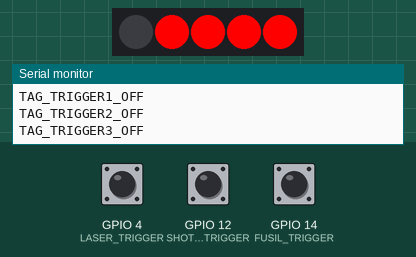
A sketch run on a simulated ESP32. Parts: 5 RGB LEDs in strip order, left to right, the last lines printed to the serial monitor. The test bench sets the inputs (shaded band); at power-on: GPIO 4 (LASER_TRIGGER) HIGH, GPIO 12 (SHOTGUN_TRIGGER) HIGH, GPIO 14 (FUSIL_TRIGGER) HIGH. Nothing arrives over Bluetooth unless stated.

Above: at 5.2 s.
5.3 s: GPIO 4 (LASER_TRIGGER) pulled LOW for 0.15 s
At 5.9 s:
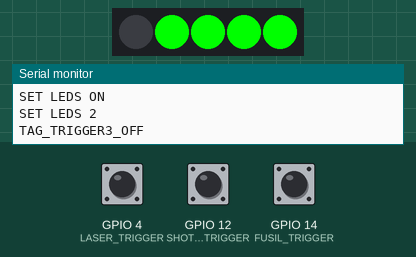
6.9 s: GPIO 4 (LASER_TRIGGER) pulled LOW for 1 s
At 8.3 s:
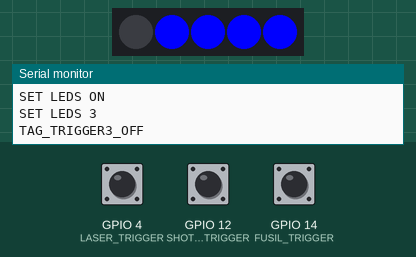
9.4 s: GPIO 4 (LASER_TRIGGER) pulled LOW for 0.15 s
At 10.1 s:
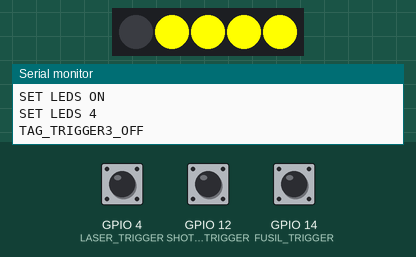
11.0 s: GPIO 4 (LASER_TRIGGER) pulled LOW for 3.2 s
At 11.4 s:
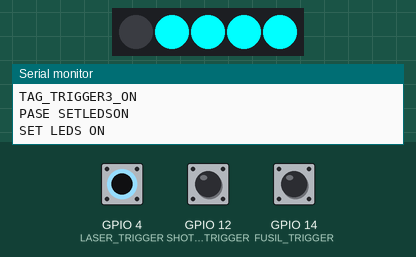
15.7 s: GPIO 4 (LASER_TRIGGER) pulled LOW for 0.15 s
At 16.2 s:
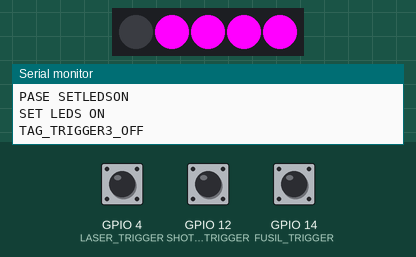
Timing chart, 0 to 18.3 s (numbered marks = the images above; inputs shaded):
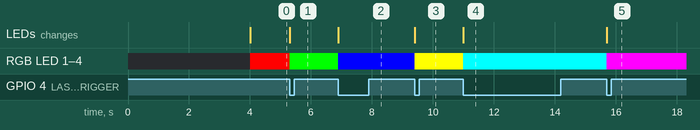

Measured:
- after the input at 5.3 s, RGB LED 1–4: RGB(255, 0, 0) → RGB(0, 255, 0) at once; the LEDs: change at once (image 1)
- after the input at 6.9 s, RGB LED 1–4: RGB(0, 255, 0) → RGB(0, 0, 255) at once; the LEDs: change at once (image 2)
- after the input at 9.4 s, RGB LED 1–4: RGB(0, 0, 255) → RGB(255, 255, 0) at once; the LEDs: change at once (image 3)
- after the input at 11.0 s, RGB LED 1–4: RGB(255, 255, 0) → RGB(0, 255, 255) at once; the LEDs: change at once (image 4)
- after the input at 15.7 s, RGB LED 1–4: RGB(0, 255, 255) → RGB(255, 0, 255) at once; the LEDs: change at once (image 5)

The sketch:

WeaponFirmware.ino
```cpp
//#include <SparkFunMPU9250-DMP.h>
//#include "ESP32Sound.h"
#include "BluetoothSerial.h"
#include <FastLED.h>

//
// ARDUINO UPLOAD FIRMWARE PARAMETERS
//
// Placa: DOIT ESP32 DEVKIT V1
// Upload Speed: 115200
// Flash Frecuency: 80 MHZ
// Core Debug Level: None
// Port: Card Detected
//

// FIRMWARE OLED SCREEN
// MPU9250          OLED          BATTERY         ACTUATOR      TRIGGER1      TRIGGER2        LEDS          BUTTON
// -------------    ----------    -----------     ----------    -----------   -----------     -----------   -----------
// 3V3  ->  3V3     DO  ->  15    VCC ->  VIN     IN1 ->        D0  ->        D0  ->          DIN ->  32    D0  ->
// GND  ->  GND     D1  ->  2     GND ->  GND     IN2 ->        GND ->  GND   GND ->  GND     5V  ->  3V3   GND ->  GND
// SCL  ->  22      RS  ->  4                                                                 GND ->  GND
// SDA  ->  21      DC  ->  5
//                  CS  ->  18

// FIRMWARE NO OLED
// MPU9250          BATTERY         ACTUATOR      TRIGGER1      TRIGGER2        LEDS          BUTTON
// -------------    -----------     ----------    -----------   -----------     -----------   -----------
// 3V3  ->  3V3     VCC ->  VIN     IN1 -> 3      D0  ->  12    D0  ->  14      DIN ->  2     D0  ->  4
// GND  ->  GND     GND ->  GND     IN2 -> 5      GND ->  GND   GND ->  GND     5V  ->  3V3   GND ->  GND
// SCL  ->  22                                                                  GND ->  GND
// SDA  ->  21

// USABLE IOs
// (13),(12),(14),(27),(26),(25),33,(32)
// (15),(2),(4),16,17,(5),(18),19,(21),(22),23
// NOT USABLE IOs
// 34, 35 (RX1, TX1)
// 1, 3   (RX0, TX0)

#if !defined(CONFIG_BT_ENABLED) || !defined(CONFIG_BLUEDROID_ENABLED)
#error Bluetooth is not enabled! Please run `make menuconfig` to and enable it
#endif

//Define Bluetooth Configuration
#define BL_IDENTIFIER       "ZAPZAP_LeoCosplay"
#define IMU_VALUES_FORMAT   "TR|1|%f,%f,%f,%f,%i,%i,%i"

#define VERBOSE
//#define VERBOSE_ROTATION

//Define FastLed Configuration
#define LED_PIN             2
#define NUM_LEDS            5     //(2 Leds para cada Indicador de Tag)
#define COLOR_ORDER         GRB
#define CHANNEL             0

// Define Buttons Configuration
#define FUSIL_TRIGGER     14
#define SHOTGUN_TRIGGER   12
#define LASER_TRIGGER     4

// Variables for triggers buttons state
byte fusilTriggerState = 0;
byte lastFusilTriggerState = 0;
byte shotgunTriggerState = 0;
byte lastShotgunTriggerState = 0;
byte laserTriggerState = 0;
byte lastLaserTriggerState = 0;

byte trigger1State = 0;
byte trigger2State = 0;
byte trigger3State = 0;

int ledColorChange = 1;

//BlueTooth Serial
BluetoothSerial SerialBT;

// Initialize Leds Array
CRGB leds[NUM_LEDS];

/*
// Initiaze IMU
MPU9250_DMP imu;
char rotation[44];

//Default IMU Orientation (Z to Up, Y Axis to the front, X to the right)
const signed char orientationDefault[9] = {
  1, 0, 0,
  0, 1, 0,
  0, 0, 1 };
*/
void setup() {
  Serial.begin(500000);

  //Configure Tag Leds
  FastLED.addLeds<WS2812, LED_PIN, COLOR_ORDER>(leds, NUM_LEDS);
  FastLED.setBrightness(255);
  pinMode(LED_PIN, OUTPUT);
  digitalWrite(LED_PIN, LOW);

  // Configure triggers GPIOs
  pinMode(FUSIL_TRIGGER, INPUT_PULLUP);
  pinMode(SHOTGUN_TRIGGER, INPUT_PULLUP);
  pinMode(LASER_TRIGGER, INPUT_PULLUP);
  /*
  // MP9250
  if (imu.begin() != INV_SUCCESS)
  {
    while (1)
    {
      #ifdef VERBOSE
        Serial.println("Unable to communicate with MPU-9250");
        Serial.println("Check connections, and try again.");
        Serial.println();
      #endif

      delay(3000);
    }
  }

  // Initialize the digital motion processor (DMP)
  imu.dmpBegin(DMP_FEATURE_SEND_RAW_ACCEL | // Send accelerometer data
                 DMP_FEATURE_GYRO_CAL       | // Calibrate the gyro data
                 DMP_FEATURE_SEND_CAL_GYRO  | // Send calibrated gyro data
                 DMP_FEATURE_6X_LP_QUAT     , // Calculate quat's with accel/gyro
                 60);                         // Set update rate to 10Hz.

  imu.dmpSetOrientation(orientationDefault);
  */
  delay(3000);
  SerialBT.begin(BL_IDENTIFIER); //Bluetooth device name
  delay(1000);

  setLedsOn(ledColorChange);

  #ifdef VERBOSE
    Serial.println("The device started, now you can pair it with bluetooth!");
    Serial.println("Leds On");
  #endif
}

void loop() {
  //IMURotation();
    CheckForTriggers();
}
/*
void IMURotation()
{
  String output;
  unsigned short fifoCnt;
  inv_error_t result;

  fifoCnt = imu.fifoAvailable();

  if ( fifoCnt > 0) {
    result = imu.dmpUpdateFifo();

    if ( result == INV_SUCCESS) {
      imu.computeEulerAngles();
      output = "";

      float q0 = imu.calcQuat(imu.qx);
      float q1 = imu.calcQuat(imu.qy);
      float q2 = imu.calcQuat(imu.qz);
      float q3 = imu.calcQuat(imu.qw);

      sprintf(rotation, IMU_VALUES_FORMAT, q0, q1, q2, q3, trigger1State, trigger2State, trigger3State);
      SerialBT.println(rotation);

      #ifdef VERBOSE_ROTATION
        Serial.println(rotation);
      #endif
    }
    else{
      #ifdef VERBOSE
        Serial.println("Error getting IMU Values");
      #endif
    }
  }
}
*/

//Change Led Color
void setPixel(int Pixel, byte red, byte green, byte blue) {
   leds[Pixel].r = red;
   leds[Pixel].g = green;
   leds[Pixel].b = blue;
}

//Turn On Tag Leds
void setLedsOn(int ledColor) {
  #ifdef VERBOSE
    Serial.println("SET LEDS ON");
  #endif
  switch(ledColor)
  {
    case 1: // Red & White (Player 1)
      setPixel(1, 255, 0, 0); //RED
      setPixel(2, 255, 0, 0); //RED
      setPixel(3, 255, 0, 0); //RED
      setPixel(4, 255, 0, 0); //RED
      #ifdef VERBOSE
        Serial.println("SET LEDS 1");
      #endif
      break;
    case 2: // Green & Yellow (Gun 1)
      setPixel(1, 0, 255, 0);
      setPixel(2, 0, 255, 0);
      setPixel(3, 0, 255, 0);
      setPixel(4, 0, 255, 0);
      #ifdef VERBOSE
        Serial.println("SET LEDS 2");
      #endif
      break;
    case 3: // Blue
      setPixel(1, 0, 0, 255);
      setPixel(2, 0, 0, 255);
      setPixel(3, 0, 0, 255);
      setPixel(4, 0, 0, 255);
      #ifdef VERBOSE
        Serial.println("SET LEDS 3");
      #endif
      break;
    case 4: // Yellow
      setPixel(1, 255, 255, 0);
      setPixel(2, 255, 255, 0);
      setPixel(3, 255, 255, 0);
      setPixel(4, 255, 255, 0);
      #ifdef VERBOSE
        Serial.println("SET LEDS 4");
      #endif
      break;
    case 5: // Cyan
      setPixel(1, 0, 255, 255);
      setPixel(2, 0, 255, 255);
      setPixel(3, 0, 255, 255);
      setPixel(4, 0, 255, 255);
      break;
    case 6: // Pink
      setPixel(1, 255, 0, 255);
      setPixel(2, 255, 0, 255);
      setPixel(3, 255, 0, 255);
      setPixel(4, 255, 0, 255);
      break;
  }

  FastLED.show();
}

void CheckForTriggers()
{
  // Read trigger buttons state
  fusilTriggerState = digitalRead(FUSIL_TRIGGER);
  shotgunTriggerState = digitalRead(SHOTGUN_TRIGGER);
  laserTriggerState = digitalRead(LASER_TRIGGER);

  //If a trigger state changed
  if (fusilTriggerState != lastFusilTriggerState || shotgunTriggerState != lastShotgunTriggerState || laserTriggerState != lastLaserTriggerState) {
    // compare the buttonState to its previous state
    if (fusilTriggerState != lastFusilTriggerState) {
      // if trigger pressed simulate recoil
      if (fusilTriggerState == LOW) {

        #ifdef VERBOSE
          Serial.println("TAG_TRIGGER1_ON");
        #endif

        trigger1State = 1;

      }
      else{
          #ifdef VERBOSE
            Serial.println("TAG_TRIGGER1_OFF");
          #endif

          trigger1State = 0;
      }
    }

    if (shotgunTriggerState != lastShotgunTriggerState) {

      if (shotgunTriggerState == LOW) {
          #ifdef VERBOSE
            Serial.println("TAG_TRIGGER2_ON");
          #endif

          trigger2State = 1;
      }
      else{
          #ifdef VERBOSE
            Serial.println("TAG_TRIGGER2_OFF");
          #endif

          trigger2State = 0;
      }
    }

    if (laserTriggerState != lastLaserTriggerState) {
      if (laserTriggerState == LOW) {
          #ifdef VERBOSE
            Serial.println("TAG_TRIGGER3_ON");
          #endif

          trigger3State = 1;

        #ifdef VERBOSE
          Serial.println("PASE SETLEDSON");
        #endif

        ledColorChange++;
        setLedsOn(ledColorChange);
        if(ledColorChange >= 6) {
          ledColorChange = 1;
        }

      }
      else{
          #ifdef VERBOSE
            Serial.println("TAG_TRIGGER3_OFF");
          #endif

          trigger3State = 0;
      }
    }

    // Delay a little bit to avoid bouncing
    delay(5);

    // save the current state as the last state,
    //for next time through the loop
    lastFusilTriggerState = fusilTriggerState;
    lastShotgunTriggerState = shotgunTriggerState;
    lastLaserTriggerState = laserTriggerState;
    delay(5);
  }
}
```
